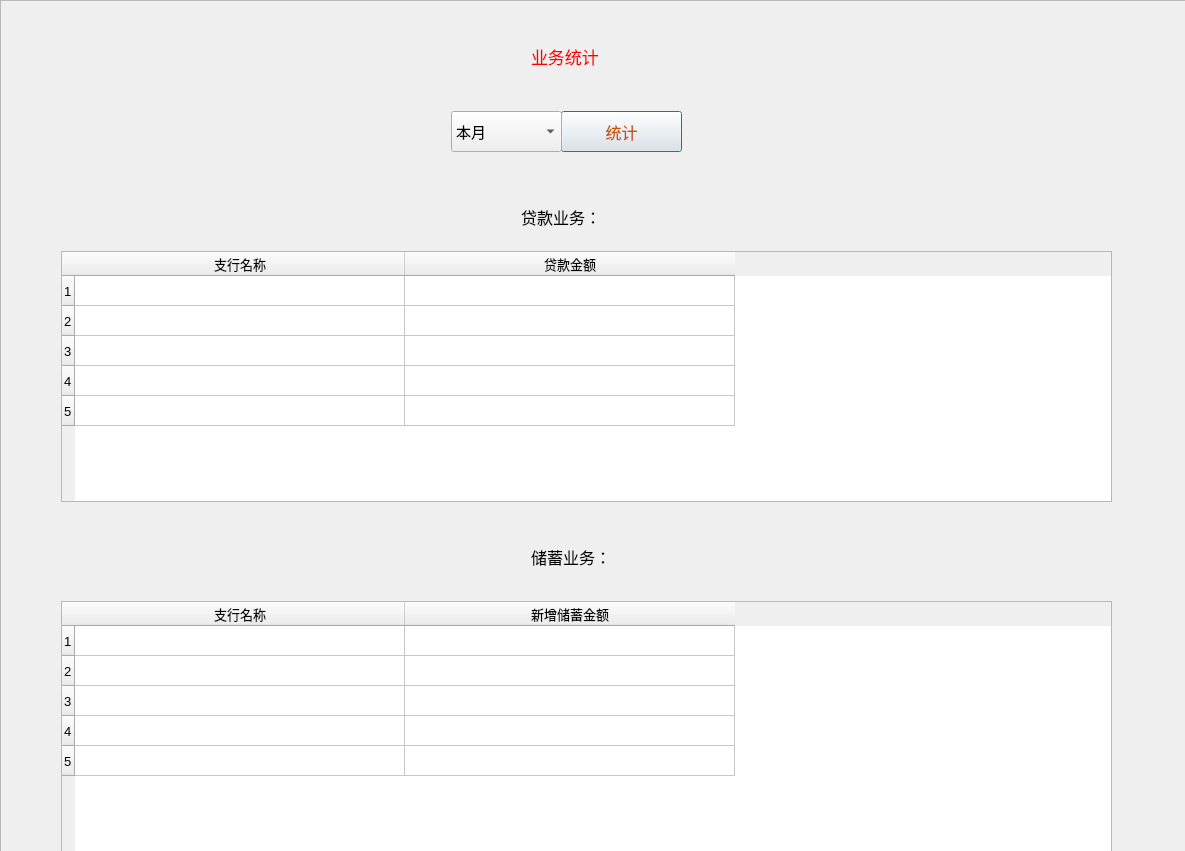
<?xml version="1.0" encoding="UTF-8"?>
<ui version="4.0">
 <class>business</class>
 <widget class="QDialog" name="business">
  <property name="geometry">
   <rect>
    <x>0</x>
    <y>0</y>
    <width>1185</width>
    <height>851</height>
   </rect>
  </property>
  <property name="windowTitle">
   <string>Dialog</string>
  </property>
  <property name="styleSheet">
   <string notr="true"/>
  </property>
  <widget class="QScrollArea" name="scrollArea">
   <property name="geometry">
    <rect>
     <x>0</x>
     <y>0</y>
     <width>1200</width>
     <height>1000</height>
    </rect>
   </property>
   <property name="verticalScrollBarPolicy">
    <enum>Qt::ScrollBarAlwaysOn</enum>
   </property>
   <property name="horizontalScrollBarPolicy">
    <enum>Qt::ScrollBarAlwaysOn</enum>
   </property>
   <property name="widgetResizable">
    <bool>false</bool>
   </property>
   <widget class="QWidget" name="scrollAreaWidgetContents">
    <property name="geometry">
     <rect>
      <x>0</x>
      <y>0</y>
      <width>2000</width>
      <height>1500</height>
     </rect>
    </property>
    <property name="styleSheet">
     <string notr="true">#scrollAreaWidgetContents {border-image: url(:/2.jpg);}

</string>
    </property>
    <widget class="QPushButton" name="statistics">
     <property name="geometry">
      <rect>
       <x>560</x>
       <y>110</y>
       <width>121</width>
       <height>41</height>
      </rect>
     </property>
     <property name="font">
      <font>
       <pointsize>12</pointsize>
      </font>
     </property>
     <property name="styleSheet">
      <string notr="true">color:rgb(200, 84, 6)</string>
     </property>
     <property name="text">
      <string>统计</string>
     </property>
    </widget>
    <widget class="QLabel" name="label">
     <property name="geometry">
      <rect>
       <x>530</x>
       <y>40</y>
       <width>91</width>
       <height>31</height>
      </rect>
     </property>
     <property name="font">
      <font>
       <pointsize>13</pointsize>
      </font>
     </property>
     <property name="styleSheet">
      <string notr="true">color:red</string>
     </property>
     <property name="text">
      <string>业务统计</string>
     </property>
    </widget>
    <widget class="QLabel" name="label_3">
     <property name="geometry">
      <rect>
       <x>530</x>
       <y>540</y>
       <width>131</width>
       <height>31</height>
      </rect>
     </property>
     <property name="font">
      <font>
       <pointsize>12</pointsize>
      </font>
     </property>
     <property name="text">
      <string>储蓄业务：</string>
     </property>
    </widget>
    <widget class="QLabel" name="label_2">
     <property name="geometry">
      <rect>
       <x>520</x>
       <y>200</y>
       <width>101</width>
       <height>31</height>
      </rect>
     </property>
     <property name="font">
      <font>
       <pointsize>12</pointsize>
      </font>
     </property>
     <property name="text">
      <string>贷款业务：</string>
     </property>
    </widget>
    <widget class="QTableWidget" name="loan">
     <property name="geometry">
      <rect>
       <x>60</x>
       <y>250</y>
       <width>1051</width>
       <height>251</height>
      </rect>
     </property>
     <property name="font">
      <font>
       <pointsize>10</pointsize>
      </font>
     </property>
     <attribute name="horizontalHeaderDefaultSectionSize">
      <number>330</number>
     </attribute>
     <row>
      <property name="text">
       <string>1</string>
      </property>
     </row>
     <row>
      <property name="text">
       <string>2</string>
      </property>
     </row>
     <row>
      <property name="text">
       <string>3</string>
      </property>
     </row>
     <row>
      <property name="text">
       <string>4</string>
      </property>
     </row>
     <row>
      <property name="text">
       <string>5</string>
      </property>
     </row>
     <column>
      <property name="text">
       <string>支行名称</string>
      </property>
     </column>
     <column>
      <property name="text">
       <string>贷款金额</string>
      </property>
     </column>
    </widget>
    <widget class="QComboBox" name="choice">
     <property name="geometry">
      <rect>
       <x>450</x>
       <y>110</y>
       <width>111</width>
       <height>41</height>
      </rect>
     </property>
     <property name="font">
      <font>
       <pointsize>11</pointsize>
      </font>
     </property>
     <item>
      <property name="text">
       <string>本月</string>
      </property>
     </item>
     <item>
      <property name="text">
       <string>本季度</string>
      </property>
     </item>
     <item>
      <property name="text">
       <string>本年</string>
      </property>
     </item>
    </widget>
    <widget class="QLabel" name="label_4">
     <property name="geometry">
      <rect>
       <x>530</x>
       <y>880</y>
       <width>131</width>
       <height>31</height>
      </rect>
     </property>
     <property name="font">
      <font>
       <pointsize>12</pointsize>
      </font>
     </property>
     <property name="text">
      <string>用户数：</string>
     </property>
    </widget>
    <widget class="QTableWidget" name="save">
     <property name="geometry">
      <rect>
       <x>60</x>
       <y>600</y>
       <width>1051</width>
       <height>251</height>
      </rect>
     </property>
     <property name="font">
      <font>
       <pointsize>10</pointsize>
      </font>
     </property>
     <attribute name="horizontalHeaderDefaultSectionSize">
      <number>330</number>
     </attribute>
     <row>
      <property name="text">
       <string>1</string>
      </property>
     </row>
     <row>
      <property name="text">
       <string>2</string>
      </property>
     </row>
     <row>
      <property name="text">
       <string>3</string>
      </property>
     </row>
     <row>
      <property name="text">
       <string>4</string>
      </property>
     </row>
     <row>
      <property name="text">
       <string>5</string>
      </property>
     </row>
     <column>
      <property name="text">
       <string>支行名称</string>
      </property>
     </column>
     <column>
      <property name="text">
       <string>新增储蓄金额</string>
      </property>
     </column>
    </widget>
    <widget class="QTableWidget" name="client_num">
     <property name="geometry">
      <rect>
       <x>60</x>
       <y>950</y>
       <width>1051</width>
       <height>251</height>
      </rect>
     </property>
     <property name="font">
      <font>
       <pointsize>10</pointsize>
      </font>
     </property>
     <attribute name="horizontalHeaderDefaultSectionSize">
      <number>330</number>
     </attribute>
     <row>
      <property name="text">
       <string>1</string>
      </property>
     </row>
     <row>
      <property name="text">
       <string>2</string>
      </property>
     </row>
     <row>
      <property name="text">
       <string>3</string>
      </property>
     </row>
     <row>
      <property name="text">
       <string>4</string>
      </property>
     </row>
     <row>
      <property name="text">
       <string>5</string>
      </property>
     </row>
     <column>
      <property name="text">
       <string>支行名称</string>
      </property>
     </column>
     <column>
      <property name="text">
       <string>用户数</string>
      </property>
     </column>
    </widget>
   </widget>
  </widget>
 </widget>
 <resources>
  <include location="../pic1.qrc"/>
  <include location="../pic2.qrc"/>
 </resources>
 <connections/>
</ui>
